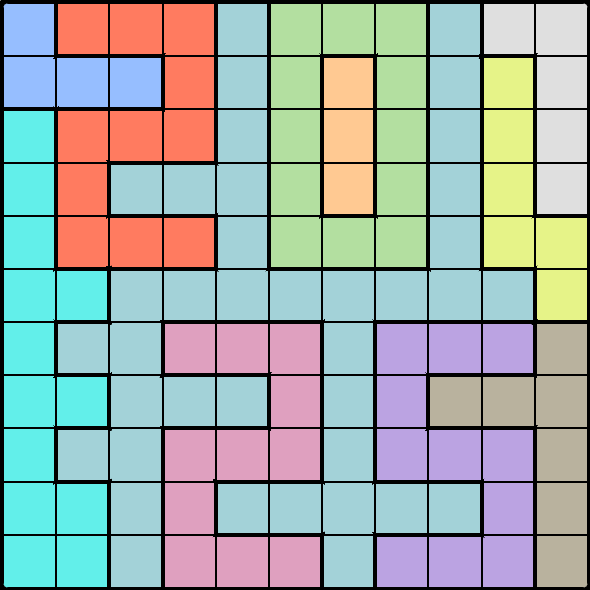
#> input picture 2025-01-01_puzzle.png, 590 x 590 px
$ python image.py
#> lines starting #> are read from the running program, lines starting #| are printed output that depends on the picture
import pyautogui
from PIL import Image
import numpy as np
from datetime import datetime
from collections import defaultdict

# # Capture a screenshot of a specific region
# screenshot = pyautogui.screenshot(region=(800, 400, 1425-800, 1030-400))
# open the image
screenshot = Image.open('2025-01-01_puzzle.png')
#> screenshot is the input picture: PIL image 590x590 RGB; mean R, G, B 160.3, 173.2, 169.3

# Convert the screenshot (Pillow Image) into a format we can work with
image_rgb = screenshot.convert('RGB')

# Convert the image to grayscale
gray_image = image_rgb.convert('L')
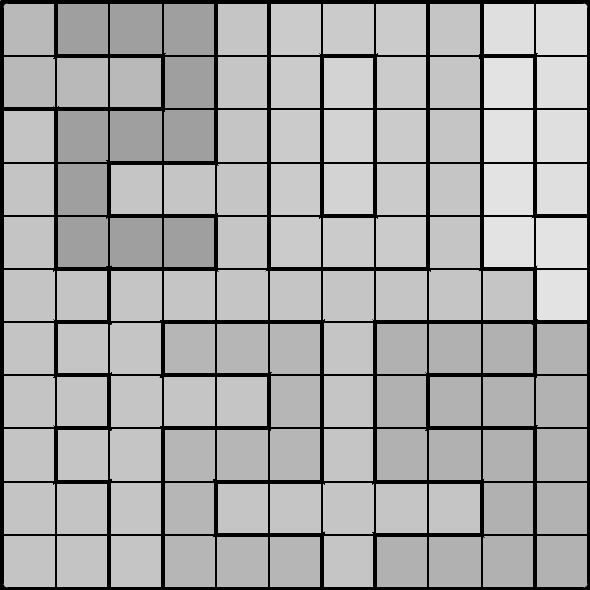
#> gray_image: PIL image 590x590 L; min 0, max 227, mean 168.9

# Convert the grayscale image to a numpy array
gray_np = np.array(gray_image)

# Create a mask for the non-white areas where pixel values are <= 245
non_white_mask = gray_np <= 245
#> non_white_mask: shape (590, 590) bool; every value is 1

# Find rows and columns that have any non-white pixel
rows = np.any(non_white_mask, axis=1)
cols = np.any(non_white_mask, axis=0)

# Find the bounding box coordinates based on the non-white pixels
min_y, max_y = np.where(rows)[0][[0, -1]]
#> min_y = 0; max_y = 589
min_x, max_x = np.where(cols)[0][[0, -1]]
#> min_x = 0; max_x = 589

# Crop the image based on the bounding box
cropped_image = image_rgb.crop((min_x + 3, min_y + 3, max_x - 3, max_y - 3))
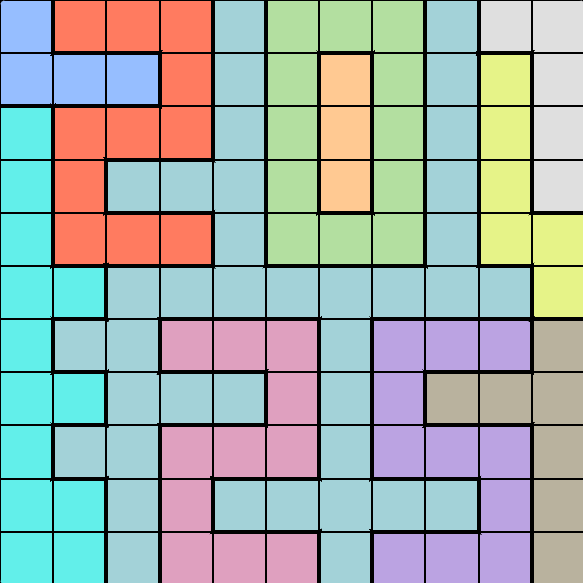
#> cropped_image: PIL image 583x583 RGB; mean R, G, B 163.5, 176.7, 172.8

box = [800+min_x, 400+min_y, max_x-min_x, max_y-min_y]
#> box = [800, 400, 589, 589]
print(box)
#| [800, 400, 589, 589]

# # Get the current date in year-month-day format
current_date = datetime.now().strftime('%Y-%m-%d')

# Save the cropped image with the date in the filename
cropped_image.save(f'{current_date}_puzzle.png')

# Show the cropped image
cropped_image.show()

colour_dict = defaultdict(int)

for x in range(cropped_image.width):
    for y in range(cropped_image.height):
        r, g, b = cropped_image.getpixel((x, y))
        colour_dict[(r, g, b)] += 1
#> after the loop, colour_dict = 47 items

# sort by value
sorted_colour_dict = dict(sorted(colour_dict.items(), key=lambda x: x[1], reverse=True))
#> sorted_colour_dict = 47 items
print(sorted_colour_dict)
#> (printed output is left out)
# count number of unique colours with values > 10
unique_colours = sum(1 for value in sorted_colour_dict.values() if value > 10)-1
#> unique_colours = 11
print(unique_colours)
#| 11

resized_image = cropped_image.resize((unique_colours, unique_colours), Image.NEAREST)
resized_image.show()
# large_image = resized_image.resize((resized_image.width * 30, resized_image.height * 30), Image.NEAREST)
# # Show the resized image
# large_image.show()

# create a dictionary of {colour: [(x, y), (x, y), ...]}
colour_dict = defaultdict(list)
for x in range(resized_image.width):
    for y in range(resized_image.height):
        r, g, b = resized_image.getpixel((x, y))
        colour_dict[(r, g, b)].append((x, y))

print(colour_dict)
